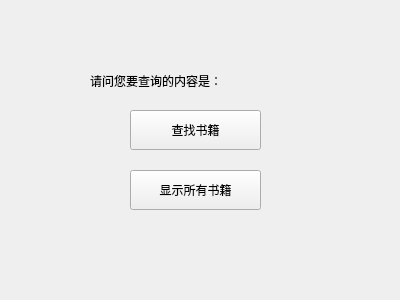
<?xml version="1.0" encoding="UTF-8"?>
<ui version="4.0">
 <class>util_interaction</class>
 <widget class="QWidget" name="util_interaction">
  <property name="geometry">
   <rect>
    <x>0</x>
    <y>0</y>
    <width>400</width>
    <height>300</height>
   </rect>
  </property>
  <property name="windowTitle">
   <string>Form</string>
  </property>
  <widget class="QLabel" name="label">
   <property name="geometry">
    <rect>
     <x>90</x>
     <y>60</y>
     <width>241</width>
     <height>41</height>
    </rect>
   </property>
   <property name="text">
    <string>请问您要查询的内容是：</string>
   </property>
  </widget>
  <widget class="QPushButton" name="pushButton">
   <property name="geometry">
    <rect>
     <x>130</x>
     <y>110</y>
     <width>131</width>
     <height>40</height>
    </rect>
   </property>
   <property name="text">
    <string>查找书籍</string>
   </property>
  </widget>
  <widget class="QPushButton" name="pushButton_2">
   <property name="geometry">
    <rect>
     <x>130</x>
     <y>170</y>
     <width>131</width>
     <height>40</height>
    </rect>
   </property>
   <property name="text">
    <string>显示所有书籍</string>
   </property>
  </widget>
 </widget>
 <resources/>
 <connections>
  <connection>
   <sender>pushButton</sender>
   <signal>clicked()</signal>
   <receiver>pushButton</receiver>
   <slot>click()</slot>
   <hints>
    <hint type="sourcelabel">
     <x>201</x>
     <y>128</y>
    </hint>
    <hint type="destinationlabel">
     <x>201</x>
     <y>128</y>
    </hint>
   </hints>
  </connection>
  <connection>
   <sender>pushButton_2</sender>
   <signal>clicked()</signal>
   <receiver>pushButton_2</receiver>
   <slot>click()</slot>
   <hints>
    <hint type="sourcelabel">
     <x>234</x>
     <y>182</y>
    </hint>
    <hint type="destinationlabel">
     <x>235</x>
     <y>178</y>
    </hint>
   </hints>
  </connection>
 </connections>
</ui>
